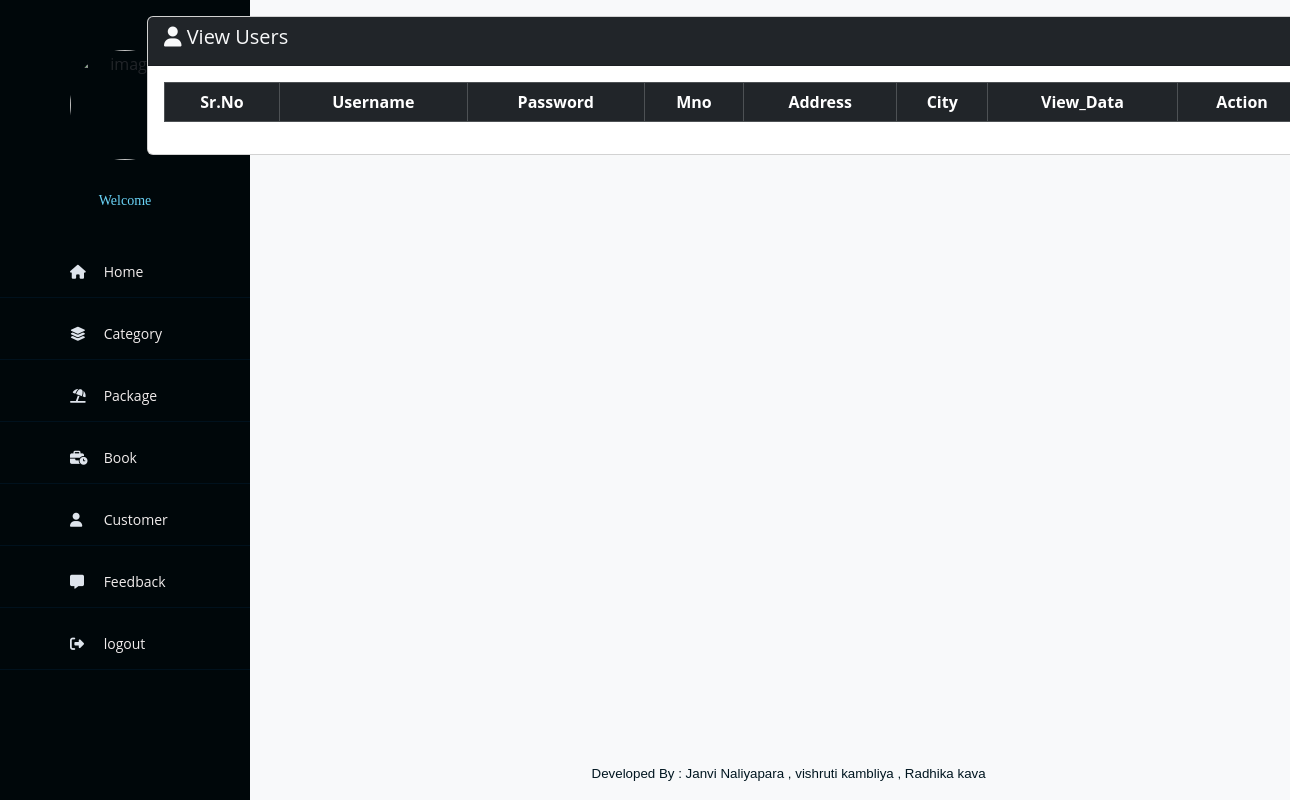
The app's page /Admin/Manage_users.php, older data.
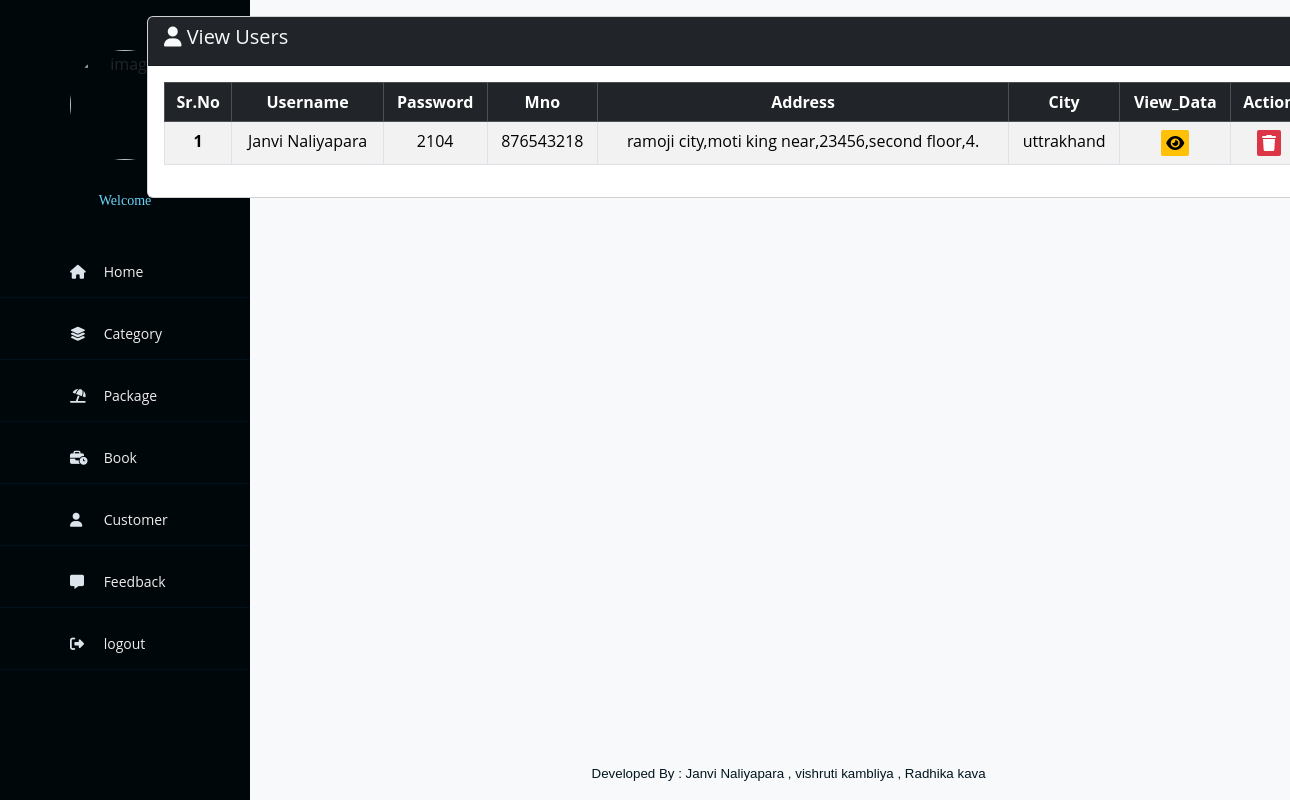
The same page, newer data.
### tables this page shows
CREATE TABLE `user_info` (
  `u_id` int(5) NOT NULL,
  `username` varchar(50) NOT NULL,
  `password` varchar(20) NOT NULL,
  `mno` int(10) NOT NULL,
  `address` varchar(100) NOT NULL,
  `city` varchar(50) NOT NULL
);

### Admin/Manage_users.php (the view, shortened to what this page needs)
<link rel="stylesheet" href="Style.css" type="text/css">
<link rel="stylesheet" href="https://cdnjs.cloudflare.com/ajax/libs/font-awesome/6.6.0/css/all.min.css">
<?php
 include('Header.php');
?>
<body class="bg-light">
<div class="container mt-3">
    <div class="row justify-content-center">
      <div class="col-md-8">
    <div class="card">
<div class="card-header bg-dark text-light">
    <h5><i class="fa-solid fa-user"></i> View Users</h5>
</div>
<div class="card-body">
<table class="table table-striped table-bordered text-center" >
  <thead class="table-dark ">
    <tr>
      <th scope="col">Sr.No</th>
      <th scope="col">Username</th>
      <th scope="col">Password</th>
      <th scope="col">Mno</th>
      <th scope="col">Address</th>
      <th scope="col">City</th>
      <th scope="col">View_Data</th>
      <th scope="col">Action</th>
    </tr>
  </thead>
  <tbody>
  <?php
  include("connection.php");
  $query = "SELECT * FROM `user_info`";
 $result = mysqli_query($db, $query);
 $i=1;
 while ($data = mysqli_fetch_array($result))
 {
  echo<<<product
  <tr>
  <th scope="col">$i</th>
  <td>$data[username]</td>
  <td>$data[password]</td>
  <td>$data[mno]</td>
  <td>$data[address]</td>
  <td>$data[city]</td>
  <td><a href="?view=$data[u_id]" class="btn btn-warning"><i class="fa-solid fa-eye"></i></a></td>
  <td><a href='Delete_users.php?id=$data[u_id]' onclick='return confirm("Are you sure Want To Delete User?")' class="btn btn-danger"><i class="fa-solid fa-trash"></i></a></td>
  </td>
  </tr>
product;
$i++;
 }
  ?>
  </tbody>
</table>
</div>
</div>
</div>
</div>
</div>
<?php
 include('Footer.php')
?>

### Admin/Header.php (shortened to what this page needs)
<!DOCTYPE html>
<html lang="en">
<head>
    <link rel=”stylesheet” href=”https://use.fontawesome.com/releases/v5.8.1/css/all.css”>
    <link href="https://cdn.jsdelivr.net/npm/bootstrap@5.3.3/dist/css/bootstrap.min.css" rel="stylesheet">
    <link rel="stylesheet" href="https://cdnjs.cloudflare.com/ajax/libs/font-awesome/6.6.0/css/all.min.css">
    <link rel="stylesheet" href="Style.css" type="text/css">
</head>
<body>
<div class="wrapper">
    <div class="sidebar">
        <div class="profile">
            <img src="Admin_Profile2.jpg" alt="image">
            <p>Welcome</p>
        </div>
        <ul>
            <li>
                <a href="Template.php">
                   <span class="icon"><i class="fas fa-home"></i></span>
                      <span class="item">Home</span>
                </a>
            </li>
            <li>
                <a href="Manage_Category.php">
                <span class="icon"><i class="fa-solid fa-layer-group"></i></span>
                   <span class="item">Category</span>
                </a>
            </li>
            <li>
                <a href="Manage_Package.php">
                <span class="icon"><i class="fa-solid fa-umbrella-beach"></i></span>
                    <span class="item">Package</span>
                </a>
            </li>
            <li>
                <a href="Manage_Book.php">
                <span class="icon"><i class="fa-solid fa-business-time"></i></i></span>
                    <span class="item">Book</span>
                </a>
            </li>
            <li>
                <a href="Manage_users.php">
                 <span class="icon"> <i class="fa-solid fa-user"></i></span>
                <span class="item">Customer</span>
                </a>
            </li>
            <li>
                <a href="Manage_Feedback.php ">
                <span class="icon"><i class="fa-solid fa-message"></i></span>
                    <span class="item">Feedback</span>
                </a>
            </li>
            <li><a href="Logout.php">
            <span class="icon"><i class="fa-solid fa-right-from-bracket"></i></span>
                <span class="item">logout</span></a></li>
        </ul>
    </div>
       </div>
</body>
</html>

### Admin/Footer.php (shortened to what this page needs)
<div class="fixed-footer"><center><h6>Developed By : Janvi Naliyapara , vishruti kambliya , Radhika kava </h6></center></div>
</body>
</html>

### Admin/Style.css (style rules this page uses)
* { list-style: none; text-decoration: none; margin: 0; padding: 0; box-sizing: border-box; font-family: Open Sans, sans-serif; }
body { background: url("p1.jpg"); background-position: center; background-size: cover; background-repeat: no-repeat; background-attachment: fixed; }
.wrapper .sidebar { background: rgb(0, 7, 10); position: fixed; top: 0; left: 0; width: 250px; height: 100%; padding: 50px 0; transition: all 0.5s ease; }
.wrapper .sidebar .profile { margin-bottom: 35px; text-align: center; }
.wrapper .sidebar .profile img { display: block; width: 110px; height: 110px; border-radius: 50%; margin: 0 auto; }
.wrapper .sidebar .profile p { color: rgb(105, 211, 247); font-size: 14px; font-family:Georgia, 'Times New Roman', Times, serif; }
.wrapper .sidebar ul li a { display: block; text-decoration: none; padding: 15px 70px; border-bottom: 1px solid #00111d; color: rgb(241, 237, 237); font-size: 14px; position: relative; margin-block: 10px; }
.wrapper .sidebar ul li a .icon { color: #dee4ec; width: 30px; display: inline-block; }
ol, ul { padding-left: 0rem; padding-right: 0rem; }
.fixed-footer h6 { width: 83.5%; position: fixed; font-family:'Lucida Sans', 'Lucida Sans Regular', 'Lucida Grande', 'Lucida Sans Unicode', Geneva, Verdana, sans-serif; padding: 10px 0; color: #011620; bottom: 0; overflow: hidden; padding: 10px 5px; margin-left: 250px; font-size: smaller; }

### Admin/Manage_users.php (style rules this page uses)
.card { left: -130px; width: 160%; }
.card-body { justify-content: space-between; align-items: center; }
td a:nth-child(1) { outline: none; border: none; border-radius: 2px; padding: 5px; }
td { text-align: center; }
thead { text-align: center; }

Row changes from the older to the newer data that the page shows:
added user_info: username "Janvi Naliyapara", password "2104", mno "876543218", address "ramoji city,moti king near,23456,second floor,4.", city "uttrakhand"
